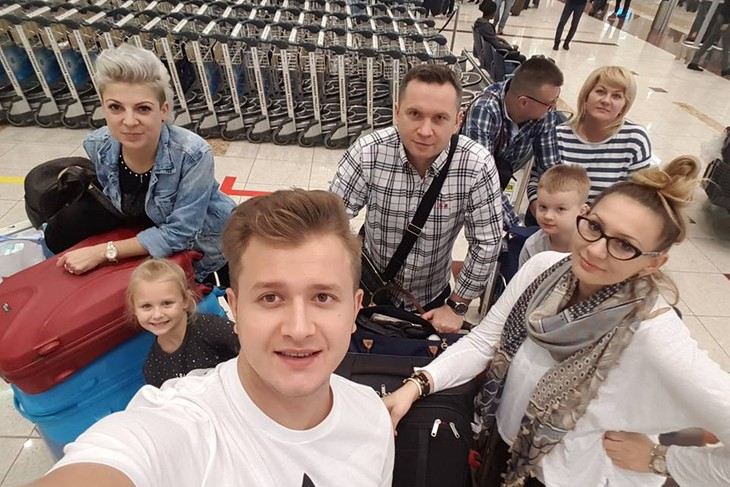
#> input picture 9.jpg, 730 x 487 px
$ python main.py
#> lines starting #> are read from the running program, lines starting #| are printed output that depends on the picture; after the words box and inside, x2 and y2 are one past the last pixel; in counts of white or black regions, pixels touching at a corner belong together
import cv2
import sys

imagePath = "9.jpg"
cascPath = "haarcascade_frontalface_default.xml"

faceCascade = cv2.CascadeClassifier(cascPath)

image = cv2.imread(imagePath)
#> image is the input picture: shape (487, 730, 3); mean B, G, R 117.4, 123.7, 140.9
gray = cv2.cvtColor(image, cv2.COLOR_BGR2GRAY)
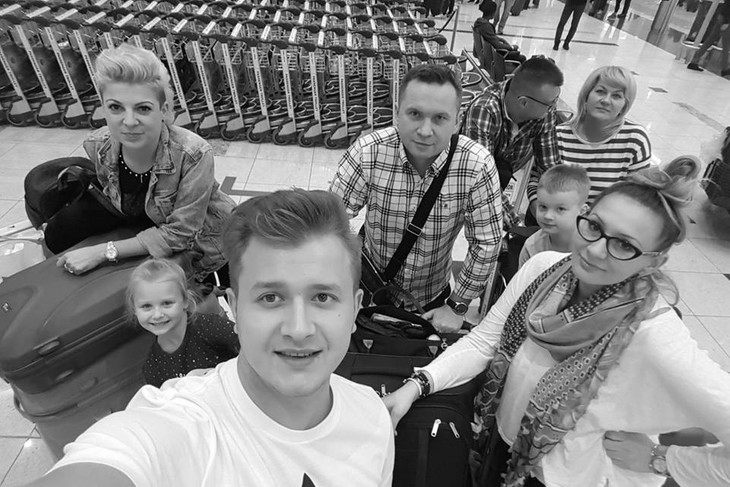
#> gray: shape (487, 730); min 0, max 255, mean 128.1

faces = faceCascade.detectMultiScale(
    gray,
    scaleFactor=1.1,
    minNeighbors=5,
    minSize=(30, 30),
    flags = cv2.CASCADE_SCALE_IMAGE
)
#> faces = [[584, 75, 48, 48], [130, 283, 55, 55], [390, 90, 73, 73], [97, 82, 70, 70], [223, 241, 148, 148]]

print("Found {0} faces!".format(len(faces)))
#| Found 5 faces!

for (x, y, w, h) in faces:
    cv2.rectangle(image, (x, y), (x+w, y+h), (0, 255, 0), 2)
#> this loop made 5 passes
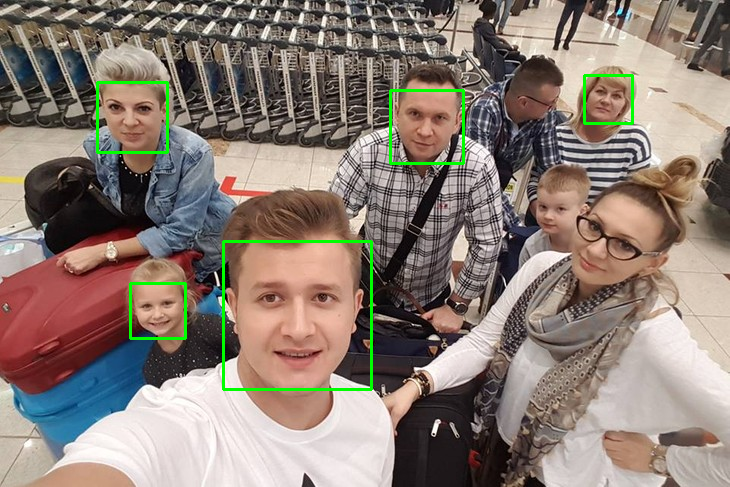
#> image: shape (487, 730, 3); 1.32% of pixels changed, all inside (x1, y1, x2, y2) = (96, 74, 634, 391)

cv2.imshow("Faces found" ,image)
cv2.waitKey(0)
